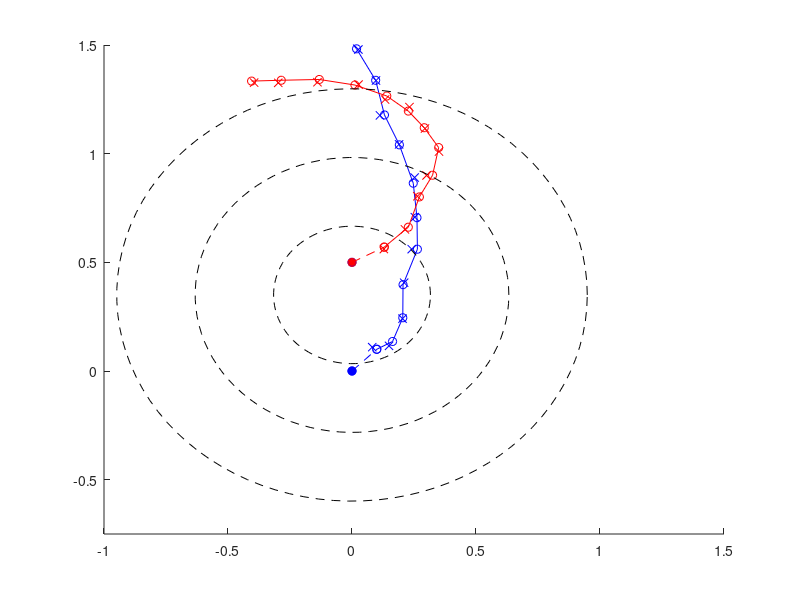

MATLAB code to generate this figure: (Note: this script raises an error after producing the figure.)
% CV model example 
% Two targets, no clutter
rng(1337)
x1_0 = [0 1 0 1]';
x2_0 = [0 1.3 0.5 0.7]';

T = 0.1;
A = [1 T 0 0;...
     0 1 0 0;...
     0 0 1 T;...
     0 0 0 1];
 
Q = 0.1 * diag([0 1 0 1]);
%%

H = [1 0 0 0;...
     0 0 1 0];
 
R = 0.00015*diag([1 1]);

N = 12;

X1 = ones(4,N+1);
X2 = ones(4,N+1);

X1(:,1) = x1_0;
X2(:,1) = x2_0;

m1 = ones(2,N);
m2 = ones(2,N);

for k = 1:N
    if k == 1
        X1(:,k+1) = A*x1_0 + mvnrnd([0 0 0 0]',Q)';
        X2(:,k+1) = A*x2_0 + mvnrnd([0 0 0 0]',Q)';
        
        m1(:,k) = H*X1(:,k+1) + mvnrnd([0 0]',R)';
        m2(:,k) = H*X2(:,k+1) + mvnrnd([0 0]',R)';
    else
        X1(:,k+1) = A*X1(:,k) + mvnrnd([0 0 0 0]',Q)';
        X2(:,k+1) = A*X2(:,k) + mvnrnd([0 0 0 0]',Q)';
        
        m1(:,k) = H*X1(:,k+1) + mvnrnd([0 0]',R)';
        m2(:,k) = H*X2(:,k+1) + mvnrnd([0 0]',R)';
    end
end
 
%
% Define birth pdf 
mu = [0 0 0.35 0]';
pp = 0.1;
P = pp*[1 0.1 0 0;...
          0.1 1 0 0;...
          0 0 1 0.1;...
          0 0 0.1 1];
%
%

h = figure;
    hold on
    plot(X1(1,1), X1(3,1),'ob','MarkerFaceColor','b')
    plot(X1(1,1:2), X1(3,1:2),'--ob')
    plot(X1(1,2:end), X1(3,2:end),'-ob')    
    plot(m1(1,:), m1(2,:),'xb')
    
    plot(X2(1,1), X2(3,1),'ob','MarkerFaceColor','r')
    plot(X2(1,1:2), X2(3,1:2),'--or')
    plot(X2(1,2:end), X2(3,2:end),'-or')
    plot(m2(1,:), m2(2,:),'xr')
    
    axis([-1 1.5 -0.75 1.5])
    
n = 100; % Number of grid points
phi = linspace(0,2*pi,100); % Create grid in interval [0,2*pi] 4
  
% 3 Sigma ellipse position
x1 = repmat(mu(1:2:3),1,n)+1*sqrtm(pp*diag([1 1]))*[cos(phi);sin(phi)];
x2 = repmat(mu(1:2:3),1,n)+2*sqrtm(pp*diag([1 1]))*[cos(phi);sin(phi)];
x3 = repmat(mu(1:2:3),1,n)+3*sqrtm(pp*diag([1 1]))*[cos(phi);sin(phi)];
plot(x1(1,:),x1(2,:),' --k')
plot(x2(1,:),x2(2,:),' --k')
plot(x3(1,:),x3(2,:),' --k')

% generate clutter 

clutterMeas = cell(1,N);
xa = -1;
xb = 1.5;
ya = -0.5;
yb = 1.5;

for k = 1:N
   poissValue = poissrnd(Model.K);
   Xc = xa + (xb - xa)*rand(1,poissValue);
   Yc = ya + (yb - ya)*rand(1,poissValue);
   clutterMeas{1,k} = [Xc;Yc];
end
allClutter = [clutterMeas{1:k-1}];
plot(allClutter(1,:),allClutter(2,:),'x','Color',[0.3 0.3 0.3])



%% Let's test the PHD filter 

% Gather measurements 
Z = cell(1,length(m1));
for k = 1:length(Z)
   Z{k} = [m1(:,k) m2(:,k) clutterMeas{k}]; 
end

% initialize a phd filter with birthRFS
weights = {2};
means = {mu};
covariances = {P};

PHD = PHDinstance(weights, means, covariances);
gaussComps = cell(1,length(m1));
%% 

for k = 1:N
    PHD.predict();
    PHD.update(Z{k})
    PHD.N;
    gaussComps{k} = PHD.getBestComp(0.4);
end

%% 
figure(h)
hold on
for m = 1:N
    for tg = 1:10
        try
            plot(gaussComps{m}(tg).m(1), gaussComps{m}(tg).m(3), 'sk','MarkerFaceColor','k')
        catch e
        end
    end
end





